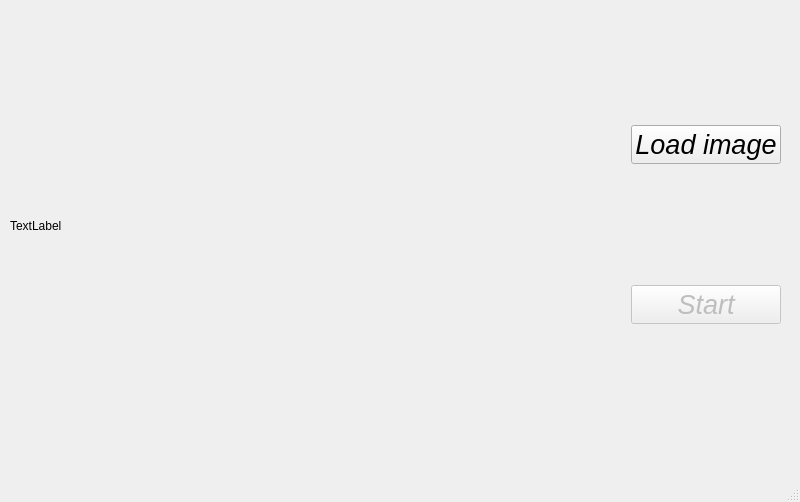
<?xml version="1.0" encoding="UTF-8"?>
<ui version="4.0">
 <class>MainWindow</class>
 <widget class="QMainWindow" name="MainWindow">
  <property name="geometry">
   <rect>
    <x>0</x>
    <y>0</y>
    <width>800</width>
    <height>502</height>
   </rect>
  </property>
  <property name="windowTitle">
   <string>MainWindow</string>
  </property>
  <widget class="QWidget" name="centralwidget">
   <widget class="QWidget" name="horizontalLayoutWidget">
    <property name="geometry">
     <rect>
      <x>10</x>
      <y>10</y>
      <width>771</width>
      <height>431</height>
     </rect>
    </property>
    <layout class="QHBoxLayout" name="horizontalLayout">
     <item>
      <widget class="QLabel" name="label">
       <property name="sizePolicy">
        <sizepolicy hsizetype="MinimumExpanding" vsizetype="Preferred">
         <horstretch>0</horstretch>
         <verstretch>0</verstretch>
        </sizepolicy>
       </property>
       <property name="text">
        <string>TextLabel</string>
       </property>
      </widget>
     </item>
     <item>
      <layout class="QVBoxLayout" name="verticalLayout">
       <item>
        <widget class="QPushButton" name="push_button">
         <property name="enabled">
          <bool>true</bool>
         </property>
         <property name="sizePolicy">
          <sizepolicy hsizetype="Fixed" vsizetype="Fixed">
           <horstretch>0</horstretch>
           <verstretch>0</verstretch>
          </sizepolicy>
         </property>
         <property name="font">
          <font>
           <pointsize>20</pointsize>
           <italic>true</italic>
          </font>
         </property>
         <property name="text">
          <string>Load image</string>
         </property>
        </widget>
       </item>
       <item>
        <widget class="QPushButton" name="push_button_2">
         <property name="enabled">
          <bool>false</bool>
         </property>
         <property name="sizePolicy">
          <sizepolicy hsizetype="Minimum" vsizetype="Fixed">
           <horstretch>0</horstretch>
           <verstretch>0</verstretch>
          </sizepolicy>
         </property>
         <property name="font">
          <font>
           <pointsize>20</pointsize>
           <italic>true</italic>
          </font>
         </property>
         <property name="text">
          <string>Start</string>
         </property>
        </widget>
       </item>
      </layout>
     </item>
    </layout>
   </widget>
  </widget>
  <widget class="QMenuBar" name="menubar">
   <property name="geometry">
    <rect>
     <x>0</x>
     <y>0</y>
     <width>800</width>
     <height>22</height>
    </rect>
   </property>
  </widget>
  <widget class="QStatusBar" name="statusbar"/>
  <action name="actionclick">
   <property name="text">
    <string>click</string>
   </property>
  </action>
 </widget>
 <resources/>
 <connections/>
</ui>
